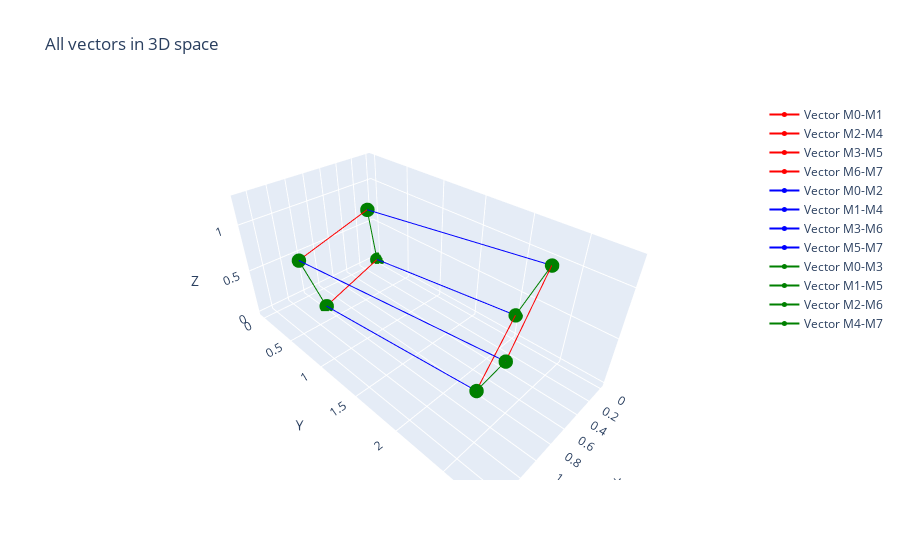

Notebook code for this chart:
### Code cell
# Creating an array of points in a plane
point_in_plane = np.array([0, 0, 0])
points_on_plane = np.column_stack((a, b, c)) + point_in_plane

# Creating a "Figure" object for 3D graphics
fig = go.Figure()

# Adding vectors to a graph
fig.add_trace(go.Scatter3d(x=[0, a[0]], y=[0, a[1]], z=[0, a[2]],
                           mode='lines+markers', marker=dict(size=5), line=dict(color='red'), name='Vector M0-M1'))
fig.add_trace(go.Scatter3d(x=[M4[0], b[0]], y=[M4[1], b[1]], z=[M4[2], b[2]],
                           mode='lines+markers', marker=dict(size=5), line=dict(color='red'), name='Vector M2-M4'))
fig.add_trace(go.Scatter3d(x=[M5[0], c[0]], y=[M5[1], c[1]], z=[M5[2], c[2]],
                           mode='lines+markers', marker=dict(size=5), line=dict(color='red'), name='Vector M3-M5'))
fig.add_trace(go.Scatter3d(x=[M7[0], M6[0]], y=[M7[1], M6[1]], z=[M7[2], M6[2]],
                           mode='lines+markers', marker=dict(size=5), line=dict(color='red'), name='Vector M6-M7'))

fig.add_trace(go.Scatter3d(x=[0, b[0]], y=[0, b[1]], z=[0, b[2]],
                           mode='lines+markers', marker=dict(size=5), line=dict(color='blue'), name='Vector M0-M2'))
fig.add_trace(go.Scatter3d(x=[M4[0], a[0]], y=[M4[1], a[1]], z=[M4[2], a[2]],
                           mode='lines+markers', marker=dict(size=5), line=dict(color='blue'), name='Vector M1-M4'))
fig.add_trace(go.Scatter3d(x=[M6[0], c[0]], y=[M6[1], c[1]], z=[M6[2], c[2]],
                           mode='lines+markers', marker=dict(size=5), line=dict(color='blue'), name='Vector M3-M6'))
fig.add_trace(go.Scatter3d(x=[M7[0], M5[0]], y=[M7[1], M5[1]], z=[M7[2], M5[2]],
                           mode='lines+markers', marker=dict(size=5), line=dict(color='blue'), name='Vector M5-M7'))

fig.add_trace(go.Scatter3d(x=[0, c[0]], y=[0, c[1]], z=[0, c[2]],
                           mode='lines+markers', marker=dict(size=5), line=dict(color='green'), name='Vector M0-M3'))
fig.add_trace(go.Scatter3d(x=[M5[0], a[0]], y=[M5[1], a[1]], z=[M5[2], a[2]],
                           mode='lines+markers', marker=dict(size=5), line=dict(color='green'), name='Vector M1-M5'))
fig.add_trace(go.Scatter3d(x=[M6[0], b[0]], y=[M6[1], b[1]], z=[M6[2], b[2]],
                           mode='lines+markers', marker=dict(size=5), line=dict(color='green'), name='Vector M2-M6'))
fig.add_trace(go.Scatter3d(x=[M7[0], M4[0]], y=[M7[1], M4[1]], z=[M7[2], M4[2]],
                           mode='lines+markers', marker=dict(size=5), line=dict(color='green'), name='Vector M4-M7'))


# Setting the graphics view
fig.update_layout(scene=dict(aspectmode='data'))
fig.update_layout(scene=dict(xaxis_title='X', yaxis_title='Y', zaxis_title='Z'))
fig.update_layout(title='All vectors in 3D space')

fig.show()

### Figure 1 — Plotly figure (JSON) as saved in the notebook; plotly's stock layout.template omitted (floating-point values rounded to 4 significant figures)
{"data": [{"line": {"color": "red"}, "marker": {"size": 5}, "mode": "lines+markers", "name": "Vector M0-M1", "type": "scatter3d", "x": [0, 1], "y": [0, 0.3333], "z": [0, 0]}, {"line": {"color": "red"}, "marker": {"size": 5}, "mode": "lines+markers", "name": "Vector M2-M4", "type": "scatter3d", "x": [1, 0], "y": [2.333, 2], "z": [0.25, 0.25]}, {"line": {"color": "red"}, "marker": {"size": 5}, "mode": "lines+markers", "name": "Vector M3-M5", "type": "scatter3d", "x": [1.5, 0.5], "y": [0.8333, 0.5], "z": [1, 1]}, {"line": {"color": "red"}, "marker": {"size": 5}, "mode": "lines+markers", "name": "Vector M6-M7", "type": "scatter3d", "x": [1.5, 0.5], "y": [2.833, 2.5], "z": [1.25, 1.25]}, {"line": {"color": "blue"}, "marker": {"size": 5}, "mode": "lines+markers", "name": "Vector M0-M2", "type": "scatter3d", "x": [0, 0], "y": [0, 2], "z": [0, 0.25]}, {"line": {"color": "blue"}, "marker": {"size": 5}, "mode": "lines+markers", "name": "Vector M1-M4", "type": "scatter3d", "x": [1, 1], "y": [2.333, 0.3333], "z": [0.25, 0]}, {"line": {"color": "blue"}, "marker": {"size": 5}, "mode": "lines+markers", "name": "Vector M3-M6", "type": "scatter3d", "x": [0.5, 0.5], "y": [2.5, 0.5], "z": [1.25, 1]}, {"line": {"color": "blue"}, "marker": {"size": 5}, "mode": "lines+markers", "name": "Vector M5-M7", "type": "scatter3d", "x": [1.5, 1.5], "y": [2.833, 0.8333], "z": [1.25, 1]}, {"line": {"color": "green"}, "marker": {"size": 5}, "mode": "lines+markers", "name": "Vector M0-M3", "type": "scatter3d", "x": [0, 0.5], "y": [0, 0.5], "z": [0, 1]}, {"line": {"color": "green"}, "marker": {"size": 5}, "mode": "lines+markers", "name": "Vector M1-M5", "type": "scatter3d", "x": [1.5, 1], "y": [0.8333, 0.3333], "z": [1, 0]}, {"line": {"color": "green"}, "marker": {"size": 5}, "mode": "lines+markers", "name": "Vector M2-M6", "type": "scatter3d", "x": [0.5, 0], "y": [2.5, 2], "z": [1.25, 0.25]}, {"line": {"color": "green"}, "marker": {"size": 5}, "mode": "lines+markers", "name": "Vector M4-M7", "type": "scatter3d", "x": [1.5, 1], "y": [2.833, 2.333], "z": [1.25, 0.25]}], "layout": {"scene": {"aspectmode": "data", "xaxis": {"title": {"text": "X"}}, "yaxis": {"title": {"text": "Y"}}, "zaxis": {"title": {"text": "Z"}}}, "title": {"text": "All vectors in 3D space"}}}
